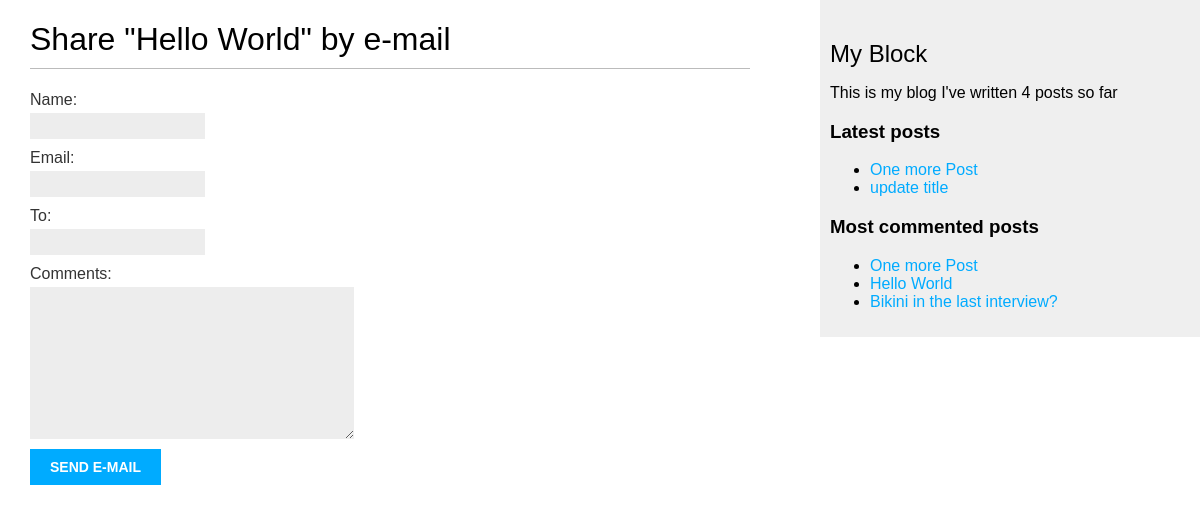
Screenshot of /blog/1/share/ with the database file from the repository.
### blog/models.py (models this page shows, shortened)
class Post(models.Model):
    class Status(models.TextChoices):
        DRAFT = 'DF', "Draft"
        PUBLISHED = 'PB', 'Published'
    title = models.CharField(max_length=250)
    slug = models.SlugField(max_length=250, unique_for_date='publish')
    body = models.TextField()
    publish = models.DateTimeField(default=timezone.now)
    created = models.DateTimeField(auto_now_add=True)
    updated = models.DateTimeField(auto_now_add=True)
    status = models.CharField(
        max_length=2, choices=Status, default=Status.DRAFT)
    author = models.ForeignKey(
        settings.AUTH_USER_MODEL, on_delete=models.CASCADE, related_name='blog_posts')
    objects = models.Manager()
    published = PublishedManager()
    tags = TaggableManager()
    class Meta:
        ordering = ['-publish']
        indexes = [
            models.Index(fields=['-publish']),
        ]
    def get_absolute_url(self):
        return reverse('blog:post_detail', args=[self.publish.year, self.publish.month, self.publish.day, self.slug])

### blog/views.py (the view)
# urls.py: path('<int:post_id>/share/', post_share, name='post_share'),
def post_share(request, post_id):
    post = get_object_or_404(
        Post,
        id=post_id,
        status=Post.Status.PUBLISHED
    )
    sent = False
    if request.method == 'POST':
        form = EmailPostForm(request.POST)
        if form.is_valid():
            cd = form.cleaned_data
            post_url = request.build_absolute_uri(
                post.get_absolute_url()
            )
            subject = (
                f"{cd['name']} ({cd['email']}) "
                f"recommends you to read {post.title}"
            )
            message = (
                f"Read {post.title} at {post_url}\n\n"
            )
            send_mail(subject=subject, message=message,
                      from_email=None, recipient_list=[cd['to']])
            sent = True
    else:
        form = EmailPostForm()
    return render(
        request,
        'blog/post/share.html',
        {
            'post': post,
            'form': form,
            'sent': sent
        }
    )

### blog/forms.py
class EmailPostForm(forms.Form):
    name = forms.CharField(max_length=25)
    email = forms.EmailField()
    to = forms.EmailField()
    comments = forms.CharField(
        required=False,
        widget=forms.Textarea
    )

### blog/models.py (called while the page is built)
    def get_queryset(self):
        return super().get_queryset().filter(status=Post.Status.PUBLISHED)

### blog/templatetags/blog_tags.py (called while the page is built)
@register.simple_tag
def total_posts():
    return Post.published.count()

@register.inclusion_tag('blog/post/latest_posts.html')
def show_latest_posts(count=5):
    latest_post = Post.published.order_by('-publish')[:count]
    return {
        'latest_post': latest_post
    }

@register.simple_tag
def get_most_commented_posts(count=5):
    return Post.published.annotate(
        total_comments=Count('comments')
    ).order_by('-total_comments')[:count]

### blog/templates/blog/post/share.html (shortened to what this page needs)
{% extends "blog/base.html" %}
{% block content %}
	{% if sent %}
		<h1>E-mail successfully sent</h1>
		<p>"{{ post.title }}" was successfully sent to {{ form.cleaned_data.to }}.</p>
	{% else %}
		<h1>Share "{{ post.title }}" by e-mail</h1>
		<form method="post">
		{{ form.as_p }} {% csrf_token %} <input type="submit" value="Send e-mail" />
		</form>
	{% endif %}
{% endblock %}

### blog/templates/blog/base.html (shortened to what this page needs)
{% load blog_tags %}
{% load static %}
<!DOCTYPE html>
<html lang="en">
  <head>
    <link href="{% static 'css/blog.css' %}" rel="stylesheet" />
  </head>
  <body>
    <div id="content">{% block content %} {% endblock %}</div>
    <div id="sidebar">
      <h2>My Block</h2>
      <p>
        This is my blog
        I've written {% total_posts %} posts so far
      </p>
      <h3>Latest posts</h3>
      {% show_latest_posts 2 %}
      <h3>Most commented posts</h3>
      {% get_most_commented_posts 3 as most_commented_posts %}
      <ul>
        {% for post in most_commented_posts %}
        <li><a href="{{ post.get_absolute_url }}">{{post.title}}</a></li>
        {% endfor %}
      </ul>
    </div>
  </body>
</html>

### blog/templates/blog/post/latest_posts.html
<ul>
  {% for post in latest_post %}
  <li>
    <a href="{{ post.get_absolute_url }}">{{post.title}}</a>
  </li>
  {% endfor %}
</ul>

### blog/static/css/blog.css (style rules this page uses)
body { margin:0; padding:0; font-family:helvetica, sans-serif; }
a { color:#00abff; text-decoration:none; }
h1 { font-weight:normal; border-bottom:1px solid #bbb; padding:0 0 10px 0; }
h2 { font-weight:normal; margin:30px 0 0; }
#content { float:left; width:60%; padding:0 0 0 30px; }
#sidebar { float:right; width:30%; padding:10px; background:#efefef; height:100%; }
label { float:left; clear:both; color:#333; margin-bottom:4px; }
input, textarea { clear:both; float:left; margin:0 0 10px; background:#ededed; border:0; padding:6px 10px; font-size:12px; }
input[type=submit] { font-weight:bold; background:#00abff; color:#fff; padding:10px 20px; font-size:14px; text-transform:uppercase; }

### rows the page displays
Post: title "Hello World"
Post: title "One more Post"
Post: title "update title"
Post: title "Bikini in the last interview?"
